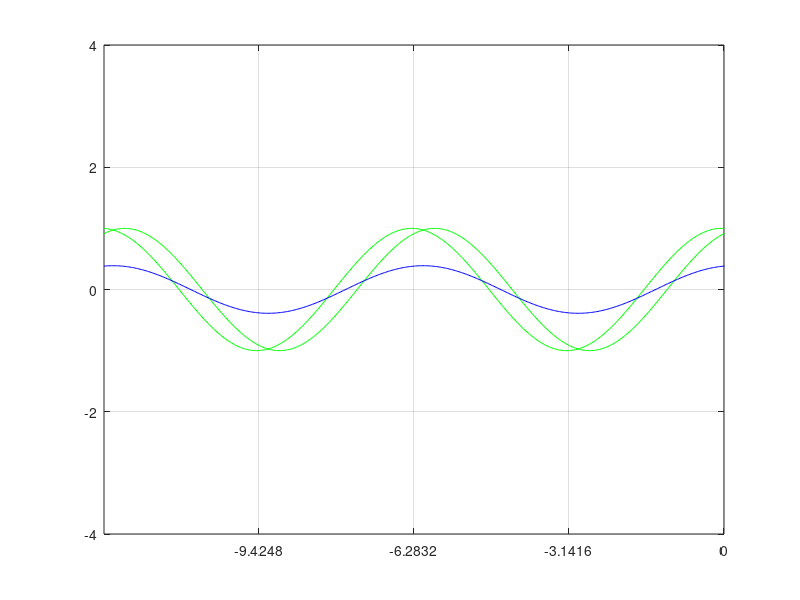

This figure's MATLAB source:
clc;
clear;
t = 0;
j = 0;
z = linspace(-4*pi , 4*pi,1000);
for k=1:256
    fr  = cos(t*pi - z);
    bk = cos(t*pi - z+k*0.1);
    y = 0.2*(fr+bk);
    plot(z,fr,'g',z,bk,'g',z,y,'b');
    %all plot properties should write below plot
    %fix axis x from (xfrom xTo yFrom yTo)
    axis([-4*pi 0 -4 4]);
    %ax = gca;
    %ax.XTick = [-3*pi -2*pi pi 0 pi 2*pi 3*pi];
    grid on;
    set(gca,'XTick',-3*pi:pi:3*pi);
    pause(0.1);
    t=t+2*0.0078125;
end